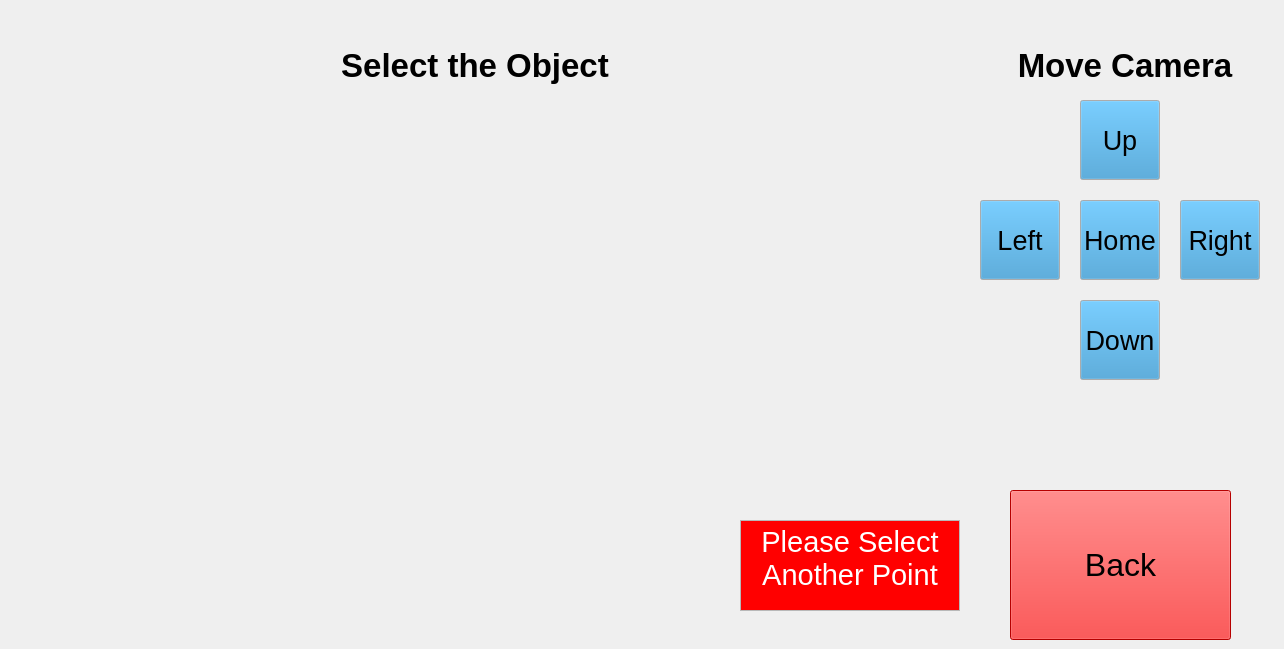
    <widget class="QWidget" name="page_2">
     <property name="enabled">
      <bool>true</bool>
     </property>
     <widget class="SceneViewer" name="DisplayCamera">
      <property name="enabled">
       <bool>true</bool>
      </property>
      <property name="geometry">
       <rect>
        <x>10</x>
        <y>100</y>
        <width>960</width>
        <height>540</height>
       </rect>
      </property>
      <property name="frameShape">
       <enum>QFrame::NoFrame</enum>
      </property>
      <property name="text">
       <string/>
      </property>
      <property name="pixmap">
       <pixmap>../../stretch_uml/src/stretch_uml/loading_icon.png</pixmap>
      </property>
      <property name="scaledContents">
       <bool>true</bool>
      </property>
     </widget>
     <widget class="QPushButton" name="CameraMoveButtonUp">
      <property name="geometry">
       <rect>
        <x>1080</x>
        <y>100</y>
        <width>80</width>
        <height>80</height>
       </rect>
      </property>
      <property name="palette">
       <palette>
        <active>
         <colorrole role="Button">
          <brush brushstyle="SolidPattern">
           <color alpha="255">
            <red>49</red>
            <green>144</green>
            <blue>203</blue>
           </color>
          </brush>
         </colorrole>
         <colorrole role="Dark">
          <brush brushstyle="SolidPattern">
           <color alpha="255">
            <red>0</red>
            <green>0</green>
            <blue>0</blue>
           </color>
          </brush>
         </colorrole>
        </active>
        <inactive>
         <colorrole role="Button">
          <brush brushstyle="SolidPattern">
           <color alpha="255">
            <red>49</red>
            <green>144</green>
            <blue>203</blue>
           </color>
          </brush>
         </colorrole>
         <colorrole role="Dark">
          <brush brushstyle="SolidPattern">
           <color alpha="255">
            <red>0</red>
            <green>0</green>
            <blue>0</blue>
           </color>
          </brush>
         </colorrole>
        </inactive>
        <disabled>
         <colorrole role="Button">
          <brush brushstyle="SolidPattern">
           <color alpha="255">
            <red>49</red>
            <green>144</green>
            <blue>203</blue>
           </color>
          </brush>
         </colorrole>
         <colorrole role="Dark">
          <brush brushstyle="SolidPattern">
           <color alpha="255">
            <red>0</red>
            <green>0</green>
            <blue>0</blue>
           </color>
          </brush>
         </colorrole>
        </disabled>
       </palette>
      </property>
      <property name="font">
       <font>
        <pointsize>20</pointsize>
       </font>
      </property>
      <property name="text">
       <string>Up</string>
      </property>
     </widget>
     <widget class="QPushButton" name="CameraMoveButtonRight">
      <property name="geometry">
       <rect>
        <x>1180</x>
        <y>200</y>
        <width>80</width>
        <height>80</height>
       </rect>
      </property>
      <property name="palette">
       <palette>
        <active>
         <colorrole role="Button">
          <brush brushstyle="SolidPattern">
           <color alpha="255">
            <red>49</red>
            <green>144</green>
            <blue>203</blue>
           </color>
          </brush>
         </colorrole>
         <colorrole role="Dark">
          <brush brushstyle="SolidPattern">
           <color alpha="255">
            <red>0</red>
            <green>0</green>
            <blue>0</blue>
           </color>
          </brush>
         </colorrole>
        </active>
        <inactive>
         <colorrole role="Button">
          <brush brushstyle="SolidPattern">
           <color alpha="255">
            <red>49</red>
            <green>144</green>
            <blue>203</blue>
           </color>
          </brush>
         </colorrole>
         <colorrole role="Dark">
          <brush brushstyle="SolidPattern">
           <color alpha="255">
            <red>0</red>
            <green>0</green>
            <blue>0</blue>
           </color>
          </brush>
         </colorrole>
        </inactive>
        <disabled>
         <colorrole role="Button">
          <brush brushstyle="SolidPattern">
           <color alpha="255">
            <red>49</red>
            <green>144</green>
            <blue>203</blue>
           </color>
          </brush>
         </colorrole>
         <colorrole role="Dark">
          <brush brushstyle="SolidPattern">
           <color alpha="255">
            <red>0</red>
            <green>0</green>
            <blue>0</blue>
           </color>
          </brush>
         </colorrole>
        </disabled>
       </palette>
      </property>
      <property name="font">
       <font>
        <pointsize>20</pointsize>
       </font>
      </property>
      <property name="text">
       <string>Right</string>
      </property>
     </widget>
     <widget class="QPushButton" name="CameraMoveButtonLeft">
      <property name="geometry">
       <rect>
        <x>980</x>
        <y>200</y>
        <width>80</width>
        <height>80</height>
       </rect>
      </property>
      <property name="palette">
       <palette>
        <active>
         <colorrole role="Button">
          <brush brushstyle="SolidPattern">
           <color alpha="255">
            <red>49</red>
            <green>144</green>
            <blue>203</blue>
           </color>
          </brush>
         </colorrole>
         <colorrole role="Dark">
          <brush brushstyle="SolidPattern">
           <color alpha="255">
            <red>0</red>
            <green>0</green>
            <blue>0</blue>
           </color>
          </brush>
         </colorrole>
        </active>
        <inactive>
         <colorrole role="Button">
          <brush brushstyle="SolidPattern">
           <color alpha="255">
            <red>49</red>
            <green>144</green>
            <blue>203</blue>
           </color>
          </brush>
         </colorrole>
         <colorrole role="Dark">
          <brush brushstyle="SolidPattern">
           <color alpha="255">
            <red>0</red>
            <green>0</green>
            <blue>0</blue>
           </color>
          </brush>
         </colorrole>
        </inactive>
        <disabled>
         <colorrole role="Button">
          <brush brushstyle="SolidPattern">
           <color alpha="255">
            <red>49</red>
            <green>144</green>
            <blue>203</blue>
           </color>
          </brush>
         </colorrole>
         <colorrole role="Dark">
          <brush brushstyle="SolidPattern">
           <color alpha="255">
            <red>0</red>
            <green>0</green>
            <blue>0</blue>
           </color>
          </brush>
         </colorrole>
        </disabled>
       </palette>
      </property>
      <property name="font">
       <font>
        <pointsize>20</pointsize>
       </font>
      </property>
      <property name="text">
       <string>Left</string>
      </property>
     </widget>
     <widget class="QPushButton" name="CameraMoveButtonDown">
      <property name="geometry">
       <rect>
        <x>1080</x>
        <y>300</y>
        <width>80</width>
        <height>80</height>
       </rect>
      </property>
      <property name="palette">
       <palette>
        <active>
         <colorrole role="Button">
          <brush brushstyle="SolidPattern">
           <color alpha="255">
            <red>49</red>
            <green>144</green>
            <blue>203</blue>
           </color>
          </brush>
         </colorrole>
         <colorrole role="Dark">
          <brush brushstyle="SolidPattern">
           <color alpha="255">
            <red>0</red>
            <green>0</green>
            <blue>0</blue>
           </color>
          </brush>
         </colorrole>
        </active>
        <inactive>
         <colorrole role="Button">
          <brush brushstyle="SolidPattern">
           <color alpha="255">
            <red>49</red>
            <green>144</green>
            <blue>203</blue>
           </color>
          </brush>
         </colorrole>
         <colorrole role="Dark">
          <brush brushstyle="SolidPattern">
           <color alpha="255">
            <red>0</red>
            <green>0</green>
            <blue>0</blue>
           </color>
          </brush>
         </colorrole>
        </inactive>
        <disabled>
         <colorrole role="Button">
          <brush brushstyle="SolidPattern">
           <color alpha="255">
            <red>49</red>
            <green>144</green>
            <blue>203</blue>
           </color>
          </brush>
         </colorrole>
         <colorrole role="Dark">
          <brush brushstyle="SolidPattern">
           <color alpha="255">
            <red>0</red>
            <green>0</green>
            <blue>0</blue>
           </color>
          </brush>
         </colorrole>
        </disabled>
       </palette>
      </property>
      <property name="font">
       <font>
        <pointsize>20</pointsize>
       </font>
      </property>
      <property name="text">
       <string>Down</string>
      </property>
     </widget>
     <widget class="QLabel" name="CameraMoveLabel">
      <property name="geometry">
       <rect>
        <x>975</x>
        <y>40</y>
        <width>300</width>
        <height>50</height>
       </rect>
      </property>
      <property name="palette">
       <palette>
        <active>
         <colorrole role="Button">
          <brush brushstyle="SolidPattern">
           <color alpha="255">
            <red>255</red>
            <green>255</green>
            <blue>255</blue>
           </color>
          </brush>
         </colorrole>
         <colorrole role="Midlight">
          <brush brushstyle="SolidPattern">
           <color alpha="255">
            <red>255</red>
            <green>255</green>
            <blue>255</blue>
           </color>
          </brush>
         </colorrole>
         <colorrole role="Dark">
          <brush brushstyle="SolidPattern">
           <color alpha="255">
            <red>127</red>
            <green>127</green>
            <blue>127</blue>
           </color>
          </brush>
         </colorrole>
         <colorrole role="Mid">
          <brush brushstyle="SolidPattern">
           <color alpha="255">
            <red>170</red>
            <green>170</green>
            <blue>170</blue>
           </color>
          </brush>
         </colorrole>
         <colorrole role="Window">
          <brush brushstyle="SolidPattern">
           <color alpha="255">
            <red>255</red>
            <green>255</green>
            <blue>255</blue>
           </color>
          </brush>
         </colorrole>
         <colorrole role="Shadow">
          <brush brushstyle="SolidPattern">
           <color alpha="255">
            <red>0</red>
            <green>0</green>
            <blue>0</blue>
           </color>
          </brush>
         </colorrole>
         <colorrole role="AlternateBase">
          <brush brushstyle="SolidPattern">
           <color alpha="255">
            <red>255</red>
            <green>255</green>
            <blue>255</blue>
           </color>
          </brush>
         </colorrole>
        </active>
        <inactive>
         <colorrole role="Button">
          <brush brushstyle="SolidPattern">
           <color alpha="255">
            <red>255</red>
            <green>255</green>
            <blue>255</blue>
           </color>
          </brush>
         </colorrole>
         <colorrole role="Midlight">
          <brush brushstyle="SolidPattern">
           <color alpha="255">
            <red>255</red>
            <green>255</green>
            <blue>255</blue>
           </color>
          </brush>
         </colorrole>
         <colorrole role="Dark">
          <brush brushstyle="SolidPattern">
           <color alpha="255">
            <red>127</red>
            <green>127</green>
            <blue>127</blue>
           </color>
          </brush>
         </colorrole>
         <colorrole role="Mid">
          <brush brushstyle="SolidPattern">
           <color alpha="255">
            <red>170</red>
            <green>170</green>
            <blue>170</blue>
           </color>
          </brush>
         </colorrole>
         <colorrole role="Window">
          <brush brushstyle="SolidPattern">
           <color alpha="255">
            <red>255</red>
            <green>255</green>
            <blue>255</blue>
           </color>
          </brush>
         </colorrole>
         <colorrole role="Shadow">
          <brush brushstyle="SolidPattern">
           <color alpha="255">
            <red>0</red>
            <green>0</green>
            <blue>0</blue>
           </color>
          </brush>
         </colorrole>
         <colorrole role="AlternateBase">
          <brush brushstyle="SolidPattern">
           <color alpha="255">
            <red>255</red>
            <green>255</green>
            <blue>255</blue>
           </color>
          </brush>
         </colorrole>
        </inactive>
        <disabled>
         <colorrole role="Button">
          <brush brushstyle="SolidPattern">
           <color alpha="255">
            <red>255</red>
            <green>255</green>
            <blue>255</blue>
           </color>
          </brush>
         </colorrole>
         <colorrole role="Midlight">
          <brush brushstyle="SolidPattern">
           <color alpha="255">
            <red>255</red>
            <green>255</green>
            <blue>255</blue>
           </color>
          </brush>
         </colorrole>
         <colorrole role="Dark">
          <brush brushstyle="SolidPattern">
           <color alpha="255">
            <red>127</red>
            <green>127</green>
            <blue>127</blue>
           </color>
          </brush>
         </colorrole>
         <colorrole role="Mid">
          <brush brushstyle="SolidPattern">
           <color alpha="255">
            <red>170</red>
            <green>170</green>
            <blue>170</blue>
           </color>
          </brush>
         </colorrole>
         <colorrole role="Window">
          <brush brushstyle="SolidPattern">
           <color alpha="255">
            <red>255</red>
            <green>255</green>
            <blue>255</blue>
           </color>
          </brush>
         </colorrole>
         <colorrole role="Shadow">
          <brush brushstyle="SolidPattern">
           <color alpha="255">
            <red>0</red>
            <green>0</green>
            <blue>0</blue>
           </color>
          </brush>
         </colorrole>
         <colorrole role="AlternateBase">
          <brush brushstyle="SolidPattern">
           <color alpha="255">
            <red>255</red>
            <green>255</green>
            <blue>255</blue>
           </color>
          </brush>
         </colorrole>
        </disabled>
       </palette>
      </property>
      <property name="font">
       <font>
        <pointsize>25</pointsize>
        <bold>true</bold>
       </font>
      </property>
      <property name="text">
       <string>Move Camera</string>
      </property>
      <property name="scaledContents">
       <bool>false</bool>
      </property>
      <property name="alignment">
       <set>Qt::AlignCenter</set>
      </property>
     </widget>
     <widget class="QLabel" name="InstructionLabelPage2">
      <property name="geometry">
       <rect>
        <x>200</x>
        <y>40</y>
        <width>550</width>
        <height>50</height>
       </rect>
      </property>
      <property name="palette">
       <palette>
        <active>
         <colorrole role="Button">
          <brush brushstyle="SolidPattern">
           <color alpha="255">
            <red>255</red>
            <green>255</green>
            <blue>255</blue>
           </color>
          </brush>
         </colorrole>
         <colorrole role="Midlight">
          <brush brushstyle="SolidPattern">
           <color alpha="255">
            <red>255</red>
            <green>255</green>
            <blue>255</blue>
           </color>
          </brush>
         </colorrole>
         <colorrole role="Dark">
          <brush brushstyle="SolidPattern">
           <color alpha="255">
            <red>127</red>
            <green>127</green>
            <blue>127</blue>
           </color>
          </brush>
         </colorrole>
         <colorrole role="Mid">
          <brush brushstyle="SolidPattern">
           <color alpha="255">
            <red>170</red>
            <green>170</green>
            <blue>170</blue>
           </color>
          </brush>
         </colorrole>
         <colorrole role="Window">
          <brush brushstyle="SolidPattern">
           <color alpha="255">
            <red>255</red>
            <green>255</green>
            <blue>255</blue>
           </color>
          </brush>
         </colorrole>
         <colorrole role="Shadow">
          <brush brushstyle="SolidPattern">
           <color alpha="255">
            <red>0</red>
            <green>0</green>
            <blue>0</blue>
           </color>
          </brush>
         </colorrole>
         <colorrole role="AlternateBase">
          <brush brushstyle="SolidPattern">
           <color alpha="255">
            <red>255</red>
            <green>255</green>
            <blue>255</blue>
           </color>
          </brush>
         </colorrole>
        </active>
        <inactive>
         <colorrole role="Button">
          <brush brushstyle="SolidPattern">
           <color alpha="255">
            <red>255</red>
            <green>255</green>
            <blue>255</blue>
           </color>
          </brush>
         </colorrole>
         <colorrole role="Midlight">
          <brush brushstyle="SolidPattern">
           <color alpha="255">
            <red>255</red>
            <green>255</green>
            <blue>255</blue>
           </color>
          </brush>
         </colorrole>
         <colorrole role="Dark">
          <brush brushstyle="SolidPattern">
           <color alpha="255">
            <red>127</red>
            <green>127</green>
            <blue>127</blue>
           </color>
          </brush>
         </colorrole>
         <colorrole role="Mid">
          <brush brushstyle="SolidPattern">
           <color alpha="255">
            <red>170</red>
            <green>170</green>
            <blue>170</blue>
           </color>
          </brush>
         </colorrole>
         <colorrole role="Window">
          <brush brushstyle="SolidPattern">
           <color alpha="255">
            <red>255</red>
            <green>255</green>
            <blue>255</blue>
           </color>
          </brush>
         </colorrole>
         <colorrole role="Shadow">
          <brush brushstyle="SolidPattern">
           <color alpha="255">
            <red>0</red>
            <green>0</green>
            <blue>0</blue>
           </color>
          </brush>
         </colorrole>
         <colorrole role="AlternateBase">
          <brush brushstyle="SolidPattern">
           <color alpha="255">
            <red>255</red>
            <green>255</green>
            <blue>255</blue>
           </color>
          </brush>
         </colorrole>
        </inactive>
        <disabled>
         <colorrole role="Button">
          <brush brushstyle="SolidPattern">
           <color alpha="255">
            <red>255</red>
            <green>255</green>
            <blue>255</blue>
           </color>
          </brush>
         </colorrole>
         <colorrole role="Midlight">
          <brush brushstyle="SolidPattern">
           <color alpha="255">
            <red>255</red>
            <green>255</green>
            <blue>255</blue>
           </color>
          </brush>
         </colorrole>
         <colorrole role="Dark">
          <brush brushstyle="SolidPattern">
           <color alpha="255">
            <red>127</red>
            <green>127</green>
            <blue>127</blue>
           </color>
          </brush>
         </colorrole>
         <colorrole role="Mid">
          <brush brushstyle="SolidPattern">
           <color alpha="255">
            <red>170</red>
            <green>170</green>
            <blue>170</blue>
           </color>
          </brush>
         </colorrole>
         <colorrole role="Window">
          <brush brushstyle="SolidPattern">
           <color alpha="255">
            <red>255</red>
            <green>255</green>
            <blue>255</blue>
           </color>
          </brush>
         </colorrole>
         <colorrole role="Shadow">
          <brush brushstyle="SolidPattern">
           <color alpha="255">
            <red>0</red>
            <green>0</green>
            <blue>0</blue>
           </color>
          </brush>
         </colorrole>
         <colorrole role="AlternateBase">
          <brush brushstyle="SolidPattern">
           <color alpha="255">
            <red>255</red>
            <green>255</green>
            <blue>255</blue>
           </color>
          </brush>
         </colorrole>
        </disabled>
       </palette>
      </property>
      <property name="font">
       <font>
        <pointsize>25</pointsize>
        <bold>true</bold>
       </font>
      </property>
      <property name="frameShape">
       <enum>QFrame::NoFrame</enum>
      </property>
      <property name="text">
       <string>Select the Object</string>
      </property>
      <property name="scaledContents">
       <bool>false</bool>
      </property>
      <property name="alignment">
       <set>Qt::AlignCenter</set>
      </property>
     </widget>
     <widget class="QPushButton" name="ButtonBack">
      <property name="geometry">
       <rect>
        <x>1010</x>
        <y>490</y>
        <width>221</width>
        <height>150</height>
       </rect>
      </property>
      <property name="palette">
       <palette>
        <active>
         <colorrole role="Button">
          <brush brushstyle="SolidPattern">
           <color alpha="255">
            <red>255</red>
            <green>0</green>
            <blue>0</blue>
           </color>
          </brush>
         </colorrole>
         <colorrole role="Light">
          <brush brushstyle="SolidPattern">
           <color alpha="255">
            <red>255</red>
            <green>127</green>
            <blue>127</blue>
           </color>
          </brush>
         </colorrole>
         <colorrole role="Midlight">
          <brush brushstyle="SolidPattern">
           <color alpha="255">
            <red>255</red>
            <green>63</green>
            <blue>63</blue>
           </color>
          </brush>
         </colorrole>
         <colorrole role="Dark">
          <brush brushstyle="SolidPattern">
           <color alpha="255">
            <red>127</red>
            <green>0</green>
            <blue>0</blue>
           </color>
          </brush>
         </colorrole>
         <colorrole role="Mid">
          <brush brushstyle="SolidPattern">
           <color alpha="255">
            <red>170</red>
            <green>0</green>
            <blue>0</blue>
           </color>
          </brush>
         </colorrole>
         <colorrole role="Window">
          <brush brushstyle="SolidPattern">
           <color alpha="255">
            <red>255</red>
            <green>0</green>
            <blue>0</blue>
           </color>
          </brush>
         </colorrole>
         <colorrole role="Shadow">
          <brush brushstyle="SolidPattern">
           <color alpha="255">
            <red>0</red>
            <green>0</green>
            <blue>0</blue>
           </color>
          </brush>
         </colorrole>
         <colorrole role="AlternateBase">
          <brush brushstyle="SolidPattern">
           <color alpha="255">
            <red>255</red>
            <green>127</green>
            <blue>127</blue>
           </color>
          </brush>
         </colorrole>
        </active>
        <inactive>
         <colorrole role="Button">
          <brush brushstyle="SolidPattern">
           <color alpha="255">
            <red>255</red>
            <green>0</green>
            <blue>0</blue>
           </color>
          </brush>
         </colorrole>
         <colorrole role="Light">
          <brush brushstyle="SolidPattern">
           <color alpha="255">
            <red>255</red>
            <green>127</green>
            <blue>127</blue>
           </color>
          </brush>
         </colorrole>
         <colorrole role="Midlight">
          <brush brushstyle="SolidPattern">
           <color alpha="255">
            <red>255</red>
            <green>63</green>
            <blue>63</blue>
           </color>
          </brush>
         </colorrole>
         <colorrole role="Dark">
          <brush brushstyle="SolidPattern">
           <color alpha="255">
            <red>127</red>
            <green>0</green>
            <blue>0</blue>
           </color>
          </brush>
         </colorrole>
         <colorrole role="Mid">
          <brush brushstyle="SolidPattern">
           <color alpha="255">
            <red>170</red>
            <green>0</green>
            <blue>0</blue>
           </color>
          </brush>
         </colorrole>
         <colorrole role="Window">
          <brush brushstyle="SolidPattern">
           <color alpha="255">
            <red>255</red>
            <green>0</green>
            <blue>0</blue>
           </color>
          </brush>
         </colorrole>
         <colorrole role="Shadow">
          <brush brushstyle="SolidPattern">
           <color alpha="255">
            <red>0</red>
            <green>0</green>
            <blue>0</blue>
           </color>
          </brush>
         </colorrole>
         <colorrole role="AlternateBase">
          <brush brushstyle="SolidPattern">
           <color alpha="255">
            <red>255</red>
            <green>127</green>
            <blue>127</blue>
           </color>
          </brush>
         </colorrole>
        </inactive>
        <disabled>
         <colorrole role="Button">
          <brush brushstyle="SolidPattern">
           <color alpha="255">
            <red>255</red>
            <green>0</green>
            <blue>0</blue>
           </color>
          </brush>
         </colorrole>
         <colorrole role="Light">
          <brush brushstyle="SolidPattern">
           <color alpha="255">
            <red>255</red>
            <green>127</green>
            <blue>127</blue>
           </color>
          </brush>
         </colorrole>
         <colorrole role="Midlight">
          <brush brushstyle="SolidPattern">
           <color alpha="255">
            <red>255</red>
            <green>63</green>
            <blue>63</blue>
           </color>
          </brush>
         </colorrole>
         <colorrole role="Dark">
          <brush brushstyle="SolidPattern">
           <color alpha="255">
            <red>127</red>
            <green>0</green>
            <blue>0</blue>
           </color>
          </brush>
         </colorrole>
         <colorrole role="Mid">
          <brush brushstyle="SolidPattern">
           <color alpha="255">
            <red>170</red>
            <green>0</green>
            <blue>0</blue>
           </color>
          </brush>
         </colorrole>
         <colorrole role="Window">
          <brush brushstyle="SolidPattern">
           <color alpha="255">
            <red>255</red>
            <green>0</green>
            <blue>0</blue>
           </color>
          </brush>
         </colorrole>
         <colorrole role="Shadow">
          <brush brushstyle="SolidPattern">
           <color alpha="255">
            <red>0</red>
            <green>0</green>
            <blue>0</blue>
           </color>
          </brush>
         </colorrole>
         <colorrole role="AlternateBase">
          <brush brushstyle="SolidPattern">
           <color alpha="255">
            <red>255</red>
            <green>0</green>
            <blue>0</blue>
           </color>
          </brush>
         </colorrole>
        </disabled>
       </palette>
      </property>
      <property name="font">
       <font>
        <pointsize>24</pointsize>
       </font>
      </property>
      <property name="text">
       <string>Back</string>
      </property>
     </widget>
     <widget class="QPushButton" name="CameraMoveButtonHome">
      <property name="geometry">
       <rect>
        <x>1080</x>
        <y>200</y>
        <width>80</width>
        <height>80</height>
       </rect>
      </property>
      <property name="palette">
       <palette>
        <active>
         <colorrole role="Button">
          <brush brushstyle="SolidPattern">
           <color alpha="255">
            <red>49</red>
            <green>144</green>
            <blue>203</blue>
           </color>
          </brush>
         </colorrole>
         <colorrole role="Dark">
          <brush brushstyle="SolidPattern">
           <color alpha="255">
            <red>0</red>
            <green>0</green>
            <blue>0</blue>
           </color>
          </brush>
         </colorrole>
        </active>
        <inactive>
         <colorrole role="Button">
          <brush brushstyle="SolidPattern">
           <color alpha="255">
            <red>49</red>
            <green>144</green>
            <blue>203</blue>
           </color>
          </brush>
         </colorrole>
         <colorrole role="Dark">
          <brush brushstyle="SolidPattern">
           <color alpha="255">
            <red>0</red>
            <green>0</green>
            <blue>0</blue>
           </color>
          </brush>
         </colorrole>
        </inactive>
        <disabled>
         <colorrole role="Button">
          <brush brushstyle="SolidPattern">
           <color alpha="255">
            <red>49</red>
            <green>144</green>
            <blue>203</blue>
           </color>
          </brush>
         </colorrole>
         <colorrole role="Dark">
          <brush brushstyle="SolidPattern">
           <color alpha="255">
            <red>0</red>
            <green>0</green>
            <blue>0</blue>
           </color>
          </brush>
         </colorrole>
        </disabled>
       </palette>
      </property>
      <property name="font">
       <font>
        <pointsize>20</pointsize>
       </font>
      </property>
      <property name="text">
       <string>Home</string>
      </property>
     </widget>
     <widget class="QTextBrowser" name="CameraError">
      <property name="geometry">
       <rect>
        <x>740</x>
        <y>520</y>
        <width>220</width>
        <height>91</height>
       </rect>
      </property>
      <property name="html">
       <string>&lt;!DOCTYPE HTML PUBLIC &quot;-//W3C//DTD HTML 4.0//EN&quot; &quot;http://www.w3.org/TR/REC-html40/strict.dtd&quot;&gt;
&lt;html&gt;&lt;head&gt;&lt;meta name=&quot;qrichtext&quot; content=&quot;1&quot; /&gt;&lt;meta charset=&quot;utf-8&quot; /&gt;&lt;style type=&quot;text/css&quot;&gt;
p, li { white-space: pre-wrap; }
&lt;/style&gt;&lt;/head&gt;&lt;body style=&quot; font-family:'Sans Serif'; font-size:9pt; font-weight:400; font-style:normal;&quot; bgcolor=&quot;#ff0000&quot;&gt;
&lt;p align=&quot;center&quot; style=&quot; margin-top:0px; margin-bottom:0px; margin-left:0px; margin-right:0px; -qt-block-indent:0; text-indent:0px;&quot;&gt;&lt;span style=&quot; font-size:22pt; color:#ffffff;&quot;&gt;Please Select Another Point&lt;/span&gt;&lt;/p&gt;&lt;/body&gt;&lt;/html&gt;</string>
      </property>
     </widget>
    </widget>
